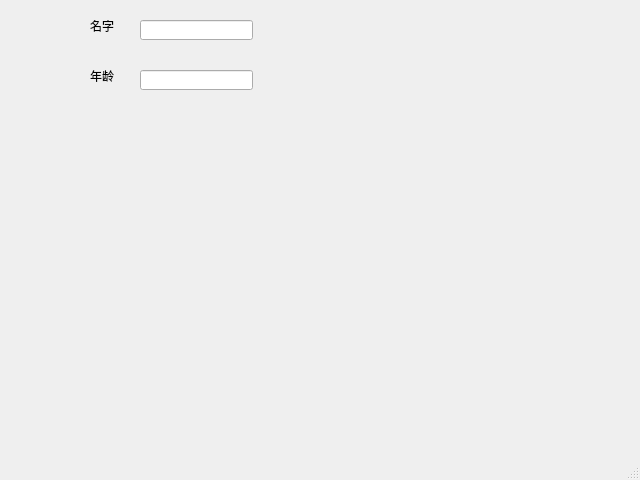
<?xml version="1.0" encoding="UTF-8"?>
<ui version="4.0">
 <class>MainWindow</class>
 <widget class="QMainWindow" name="MainWindow">
  <property name="geometry">
   <rect>
    <x>0</x>
    <y>0</y>
    <width>640</width>
    <height>480</height>
   </rect>
  </property>
  <property name="windowTitle">
   <string>MainWindow</string>
  </property>
  <widget class="QWidget" name="centralwidget">
   <widget class="QLineEdit" name="lineEdit">
    <property name="geometry">
     <rect>
      <x>140</x>
      <y>20</y>
      <width>113</width>
      <height>20</height>
     </rect>
    </property>
   </widget>
   <widget class="QLabel" name="label">
    <property name="geometry">
     <rect>
      <x>90</x>
      <y>20</y>
      <width>54</width>
      <height>12</height>
     </rect>
    </property>
    <property name="text">
     <string>名字</string>
    </property>
    <property name="buddy">
     <cstring>lineEdit</cstring>
    </property>
   </widget>
   <widget class="QLineEdit" name="lineEdit_2">
    <property name="geometry">
     <rect>
      <x>140</x>
      <y>70</y>
      <width>113</width>
      <height>20</height>
     </rect>
    </property>
   </widget>
   <widget class="QLabel" name="label_2">
    <property name="geometry">
     <rect>
      <x>90</x>
      <y>70</y>
      <width>54</width>
      <height>12</height>
     </rect>
    </property>
    <property name="text">
     <string>年龄</string>
    </property>
   </widget>
  </widget>
  <widget class="QMenuBar" name="menubar">
   <property name="geometry">
    <rect>
     <x>0</x>
     <y>0</y>
     <width>640</width>
     <height>22</height>
    </rect>
   </property>
  </widget>
  <widget class="QStatusBar" name="statusbar"/>
 </widget>
 <resources/>
 <connections/>
</ui>
